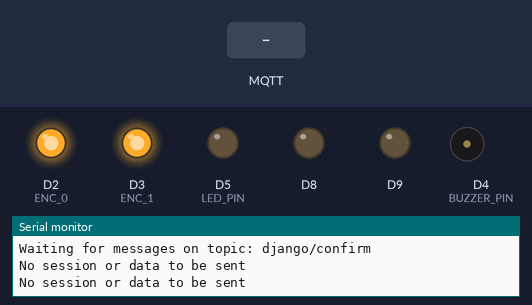
The sketch below on a simulated Arduino MKR. On the bench: output pins drawn as LEDs (lit = HIGH), buzzer (waves = sounding, pin HIGH), the last lines printed to the serial monitor. The test bench sets the inputs (shaded band). WiFi joins after 1.5 s; servers stay silent unless stated; no MQTT or app messages arrive unless stated.

Above: at 3.2 s.
3.3 s: MQTT message "Begin" arrives on the first subscribed topic
At 4.8 s:
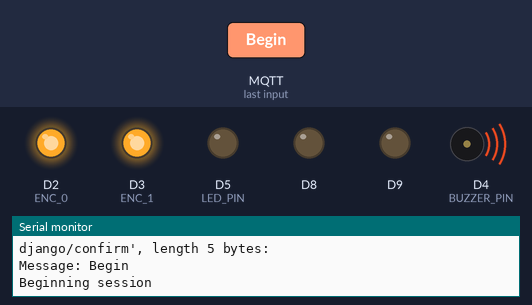
6.4 s: MQTT message "End" arrives on the first subscribed topic
At 7.9 s:
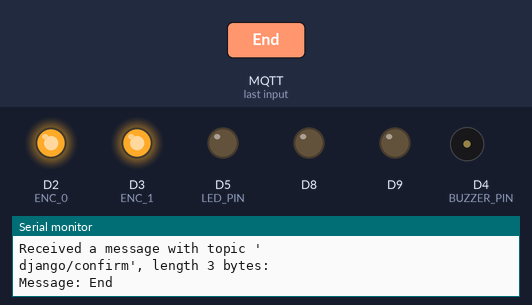
Timing chart, 0 to 9.4 s (numbered marks = the images above; inputs shaded):
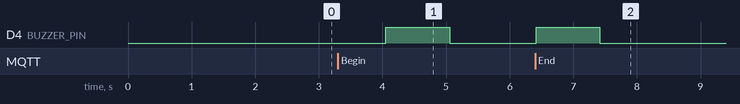

The sketch:

read_and_send_data.ino
```cpp
#include <ArduinoMqttClient.h>
#include <SPI.h>
#include <WiFiNINA.h>
#include <stdbool.h>
#include <stdio.h>
#include <Arduino.h>
#include <string.h>
#include <CircularBuffer.hpp>

// Constants
#define BAUDRATE 9600

#define AMT22_NOP 0x00
#define AMT22_RESET 0x60
#define AMT22_ZERO 0x70

#define NEWLINE 0x0A

#define RES12 12
#define RES14 14

#define ENC_0 2
#define ENC_1 3
#define SPI_MOSI MOSI
#define SPI_MISO MISO
#define SPI_SCLK SCK

#define SUB_TOPIC "django/confirm"
#define PUB_TOPIC "django/gait_values_right"
#define PUB_TOPIC_1 "django/gait_values_left"

#define BUZZER_PIN 4
#define LED_PIN 5

#define left ENC_0
#define right ENC_1

// Define note frequencies (in Hz)
#define NOTE_C4  262
#define NOTE_D4  294
#define NOTE_E4  330
#define NOTE_F4  349
#define NOTE_G4  392
#define NOTE_A4  440
#define NOTE_B4  494
#define NOTE_C5  523

const long INTERVAL = 59990;
const int MAX_READINGS = 2000;
const int BATCH_SIZE = 20;
const int BUZZER_ON_DURATION = 1000;
const int NOTE_DURATION = 500;
const int PAUSE_BETWEEN_NOTES = 530;

unsigned int previousMillis = 0;
int count = 0;

struct data {
  String degree;
};

bool permission = false;
bool session_end_flag = false;
int all_received = 0;

CircularBuffer<float, MAX_READINGS> reading_r;
CircularBuffer<float, MAX_READINGS> reading_l;

WiFiClient wifiClient;

class WiFiManager {
public:
  bool connect(const char* ssid, const char* pass, int maxAttempts = 10) {
    int attempts = 0;
    while (WiFi.begin(ssid, pass) != WL_CONNECTED && attempts < maxAttempts) {
      Serial.println("Attempting to connect to WiFi");
      digitalWrite(LED_PIN, HIGH);
      delay(1000);
      digitalWrite(LED_PIN, LOW);
      delay(100);
      attempts++;
    }
    return WiFi.status() == WL_CONNECTED;
  }
};

class MQTTManager {
  MqttClient mqttClient;
public:
  MQTTManager(WiFiClient& wifiClient) : mqttClient(wifiClient) {}

  bool connect(const char* broker, int port, int maxAttempts = 10) {
    int attempts = 0;
    while (!mqttClient.connect(broker, port) && attempts < maxAttempts) {
      Serial.print("MQTT connection failed! Error code = ");
      Serial.println(mqttClient.connectError());
      delay(1000);
      attempts++;
    }
    return mqttClient.connected();
  }

  void publish(const char* topic, const String& data, int qos) {
    mqttClient.beginMessage(topic, false, qos);
    mqttClient.print(data);
    mqttClient.endMessage();
  }

  void onMessage(void (*callback)(int)) {
    mqttClient.onMessage(callback);
  }

  void poll() {
    mqttClient.poll();
  }

  bool available() {
    return mqttClient.available();
  }

  int read() {
    return mqttClient.read();
  }

  String messageTopic() {
    return mqttClient.messageTopic();
  }

  void subscribe(const char* topic) {
    mqttClient.subscribe(topic);
  }
};

WiFiManager wifiManager;
MQTTManager mqttManager(wifiClient);

bool Connect_to_WiFI(char ssid[], char pass[], int maxAttempts = 10) {
  return wifiManager.connect(ssid, pass, maxAttempts);
}

void Connect_to_Broker(char broker[], int port, int maxAttempts = 10) {
  if (mqttManager.connect(broker, port, maxAttempts)) {
    Serial.println("You're connected to the MQTT broker!");
    Serial.println();
  } else {
    Serial.println("Failed to connect to MQTT broker after multiple attempts.");
  }
}

void publisher(char topic[], String data, int qos) {
  // if (session_end_flag == true) {
  //   Serial.print("Sending data ");
  //   Serial.print(data);
  //   Serial.print("\n");
  // }
  mqttManager.publish(topic, data, qos);
}

void onMqttMessage(int messageSize) {
  Serial.println("Received a message with topic '");
  Serial.print(mqttManager.messageTopic());
  Serial.print("', length ");
  Serial.print(messageSize);
  Serial.println(" bytes:");

  char message[messageSize + 1];
  int index = 0;

  while (mqttManager.available() && index < messageSize) {
    message[index++] = (char)mqttManager.read();
  }
  message[index] = '\0';

  Serial.print("Message: ");
  Serial.println(message);

  if (strcmp(message, "Begin") == 0) {
    permission = true;
  } else if (strcmp(message, "End") == 0) {
    permission = false;
    session_end_flag = true;
  } else if (strcmp(message, "Received") == 0) {
    all_received = 1;
    Serial.println(all_received);
  }
  Serial.println();
  Serial.println();
}

uint16_t getPositionSPI(uint8_t encoder, uint8_t resolution) {
  uint16_t currentPosition;
  bool binaryArray[16];

  currentPosition = spiWriteRead(AMT22_NOP, encoder, false) << 8;
  delayMicroseconds(3);
  currentPosition |= spiWriteRead(AMT22_NOP, encoder, true);

  for (int i = 0; i < 16; i++) binaryArray[i] = (0x01) & (currentPosition >> (i));

  if ((binaryArray[15] == !(binaryArray[13] ^ binaryArray[11] ^ binaryArray[9] ^ binaryArray[7] ^ binaryArray[5] ^ binaryArray[3] ^ binaryArray[1]))
      && (binaryArray[14] == !(binaryArray[12] ^ binaryArray[10] ^ binaryArray[8] ^ binaryArray[6] ^ binaryArray[4] ^ binaryArray[2] ^ binaryArray[0]))) {
    currentPosition &= 0x3FFF;
  } else {
    currentPosition = 0xFFFF;
  }

  if ((resolution == RES12) && (currentPosition != 0xFFFF)) currentPosition = currentPosition >> 2;

  return currentPosition;
}

uint8_t spiWriteRead(uint8_t sendByte, uint8_t encoder, uint8_t releaseLine) {
  uint8_t data;

  setCSLine(encoder, LOW);
  delayMicroseconds(3);
  data = SPI.transfer(sendByte);
  delayMicroseconds(3);
  setCSLine(encoder, releaseLine);

  return data;
}

void setCSLine(uint8_t encoder, uint8_t csLine) {
  digitalWrite(encoder, csLine);
}

void setZeroSPI(uint8_t encoder) {
  spiWriteRead(AMT22_NOP, encoder, false);
  delayMicroseconds(3);
  spiWriteRead(AMT22_ZERO, encoder, true);
  delay(250);
}

void resetAMT22(uint8_t encoder) {
  spiWriteRead(AMT22_NOP, encoder, false);
  delayMicroseconds(3);
  spiWriteRead(AMT22_RESET, encoder, true);
  delay(250);
}

float read_encoder(uint8_t encoder) {
  uint8_t attempts = 0;
  float encoderPositionDegree;
  uint16_t encoderPosition = getPositionSPI(encoder, RES14);

  while (encoderPosition == 0xFFFF && ++attempts < 3) {
    encoderPosition = getPositionSPI(encoder, RES14);
  }

  if (encoderPosition == 0xFFFF) {
    Serial.print("Encoder error. Attempts: ");
    Serial.print(attempts, DEC);
    Serial.write(NEWLINE);
  } else {
    encoderPositionDegree = encoderPosition / 45.5083;
    if (encoder == right) {
      encoderPositionDegree = 360 - encoderPositionDegree;
    }
    encoderPositionDegree = round(encoderPositionDegree * 100) / 100;
    if (encoderPositionDegree > 180) {
      encoderPositionDegree = encoderPositionDegree - 360;
    }
  }
  return encoderPositionDegree;
}

void setup() {
  char ssid[] = "Tunes";
  char pass[] = "tunesblack";
  char broker[] = "test.mosquitto.org";
  int port = 1883;

  pinMode(SPI_SCLK, OUTPUT);
  pinMode(SPI_MOSI, OUTPUT);
  pinMode(SPI_MISO, INPUT);
  pinMode(ENC_0, OUTPUT);
  pinMode(ENC_1, OUTPUT);
  pinMode(BUZZER_PIN, OUTPUT);
  pinMode(LED_PIN, OUTPUT);

  Serial.begin(BAUDRATE);
  digitalWrite(ENC_0, HIGH);
  digitalWrite(ENC_1, HIGH);
  SPI.begin();

  setZeroSPI(ENC_0);
  setZeroSPI(ENC_1);
  SPI.beginTransaction(SPISettings(500000, MSBFIRST, SPI_MODE0));

  while (!Connect_to_WiFI(ssid, pass)) {
    Serial.println("Attempting to connect to WiFi");
    digitalWrite(LED_PIN, HIGH);
    delay(1000);
    digitalWrite(LED_PIN, LOW);
    delay(100);
  }
  Serial.print("Connected to WiFi");
  digitalWrite(LED_PIN, LOW);
  Connect_to_Broker(broker, port);

  mqttManager.onMessage(onMqttMessage);

  Serial.print("Subscribing to topic: ");
  Serial.println(SUB_TOPIC);
  Serial.println();

  mqttManager.subscribe(SUB_TOPIC);

  Serial.print("Waiting for messages on topic: ");
  Serial.println(SUB_TOPIC);
  Serial.println();
}

void loop() {
  if (permission == true) {
    Serial.print("Beginning session\n");
    begin_reading();
    delay(1000);
    save_data();
  } else {
    if (session_end_flag == true) {
      String count_buffer;
      count_buffer = String("End");
      publisher(PUB_TOPIC, count_buffer, 1);
      publisher(PUB_TOPIC_1, count_buffer, 1);
      session_end_flag = false;
      delay(5000);
    } else {
      Serial.print("No session or data to be sent\n");
      if (all_received == 1) {
        alld_data_received();
      }
      delay(1000);
    }
    mqttManager.poll();
  }
}

void save_data() {
  reading_r.clear();
  reading_l.clear();
  int readingsCount = 0;

  while (permission == true && readingsCount < MAX_READINGS){
    reading_r.push(read_encoder(ENC_0));
    reading_l.push(read_encoder(ENC_1));
    readingsCount++;
    mqttManager.poll();
    delay(10);
  }

  int index = 0;
  begin_reading();
  while (index < readingsCount) {
    String buffer_r, buffer_l;
    for (int i = 0; i < BATCH_SIZE && index < readingsCount; i++, index++) {
      buffer_r += String(reading_r[index], 2);
      buffer_l += String(reading_l[index], 2);

      if (i < BATCH_SIZE - 1 && index < readingsCount - 1) {
        buffer_r += ",";
        buffer_l += ",";
      }
    }
    publisher(PUB_TOPIC, buffer_r, 2);
    publisher(PUB_TOPIC_1, buffer_l, 2);
    if (permission == true) {
      permission = false;
      session_end_flag = true;
    }
  }
}

void begin_reading() {
  digitalWrite(BUZZER_PIN, HIGH);
  delay(BUZZER_ON_DURATION);
  digitalWrite(BUZZER_PIN, LOW);
}

void alld_data_received() {
  int melody[] = {
    NOTE_C4, NOTE_D4, NOTE_E4, NOTE_F4,
    NOTE_G4, NOTE_A4, NOTE_B4, NOTE_C5
  };

  int noteDurations[] = {
    NOTE_DURATION, NOTE_DURATION, NOTE_DURATION, NOTE_DURATION,
    NOTE_DURATION, NOTE_DURATION, NOTE_DURATION, NOTE_DURATION
  };
  Serial.print("\n\n\t\tIM HERE\n\n");
  for (int thisNote = 0; thisNote < 8; thisNote++) {
    int noteDuration = noteDurations[thisNote];
    tone(BUZZER_PIN, melody[thisNote], noteDuration);
    int pauseBetweenNotes = noteDuration + 30;
    delay(pauseBetweenNotes);
    noTone(BUZZER_PIN);
  }
  all_received = 0;
}
```

Measured:
- after the input at 3.3 s, D4 (BUZZER_PIN): LOW → HIGH after 0.76 s, → LOW 1.0 s later
- after the input at 6.4 s, D4 (BUZZER_PIN): LOW → HIGH at once, → LOW 1.0 s later
